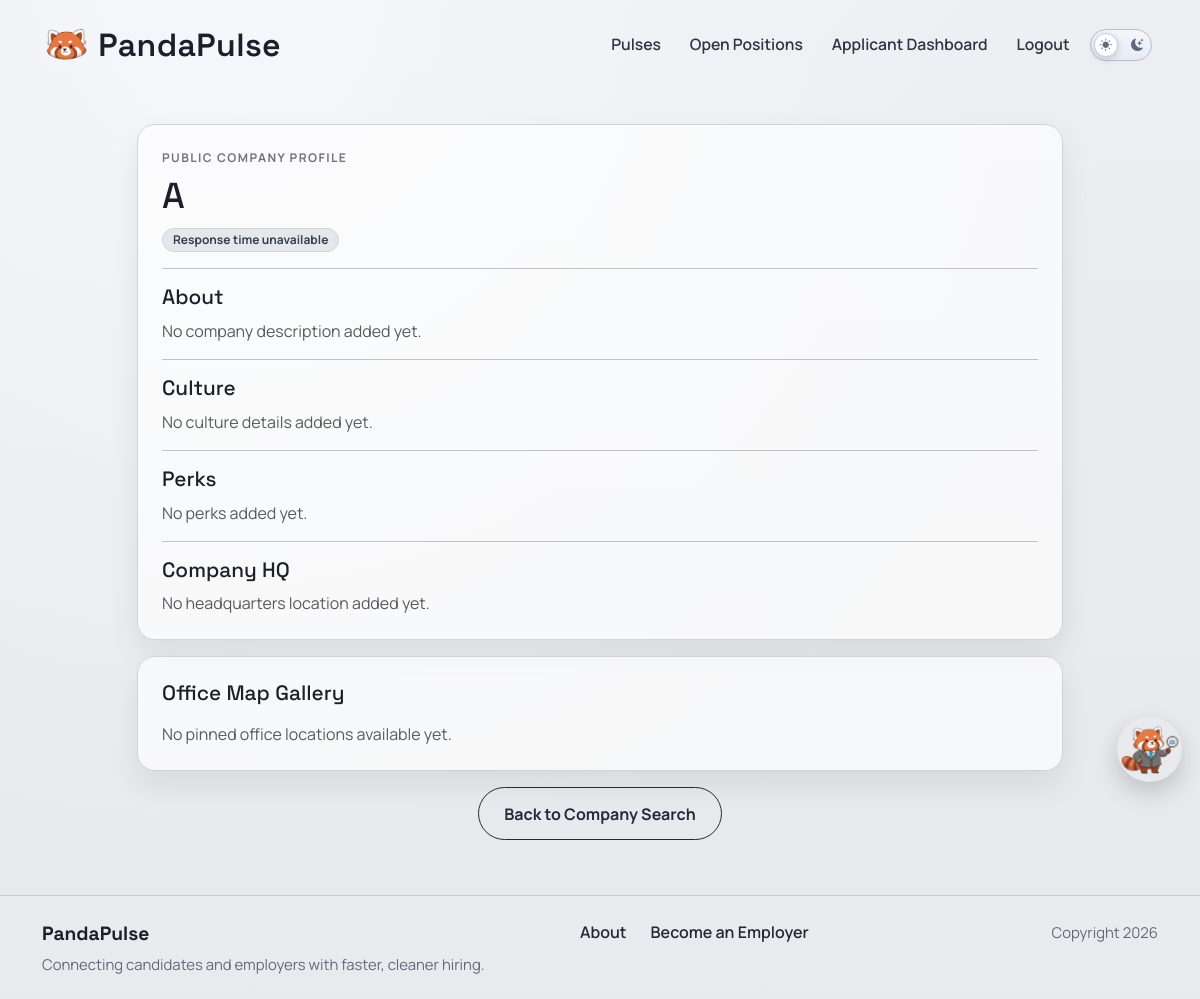
The page /accounts/company/JJ/ (signed in) on the database as committed earlier.
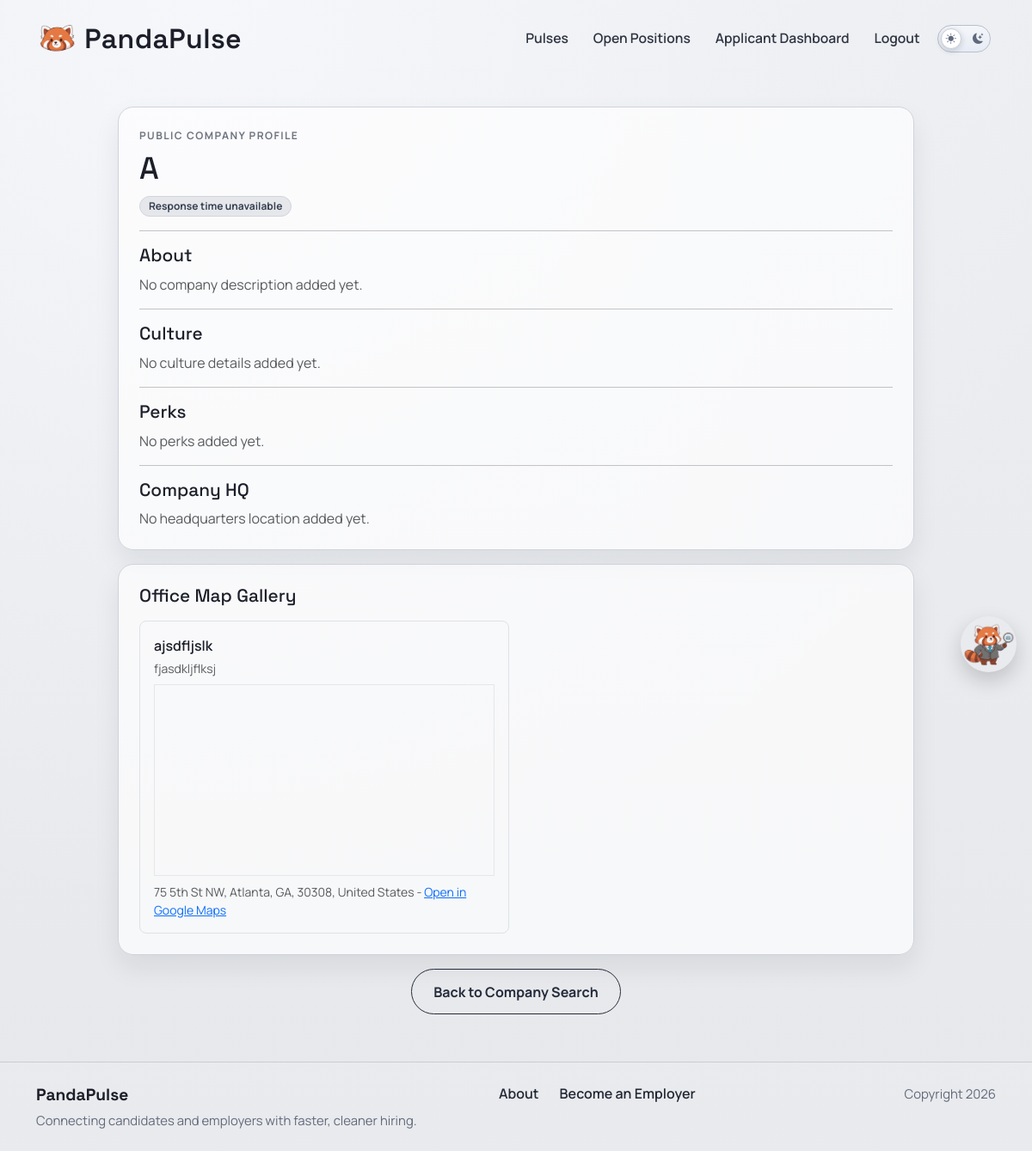
The same page on the database as committed later.
### jobposts/models.py (models this page shows, shortened)
class JobPost(models.Model):
    COMPANY_SIZE_CHOICES = [
        ("small", "Small (1-50)"),
        ("mid_size", "Mid-size (51-500)"),
        ("large", "Large (501-5,000)"),
        ("fortune_500", "Fortune 500"),
        ("startup", "Startup"),
        ("enterprise", "Enterprise"),
        ("other", "Other"),
    ]
    owner = models.ForeignKey(
        settings.AUTH_USER_MODEL,
        on_delete=models.CASCADE,
        related_name='job_posts',
        null=True,
        blank=True,
    )
    title = models.CharField(max_length=200)
    company = models.CharField(max_length=150)
    location = models.CharField(max_length=150)
    pay_range = models.CharField(max_length=100)
    skills = models.CharField(max_length=300, blank=True)
    salary_min = models.IntegerField(null=True, blank=True)
    salary_max = models.IntegerField(null=True, blank=True)
    WORK_SETTING_CHOICES = [
        ("remote", "Remote"),
        ("onsite", "On-site"),
        ("hybrid", "Hybrid"),
    ]
    work_setting = models.CharField(max_length=20, choices=WORK_SETTING_CHOICES, default="onsite")
    company_size = models.CharField(max_length=20, choices=COMPANY_SIZE_CHOICES, default="other")
    visa_sponsorship = models.BooleanField(default=False)
    description = models.TextField()
    created_at = models.DateTimeField(auto_now_add=True)

### map/models.py (models this page shows, shortened)
class OfficeLocation(models.Model):
    job_post = models.OneToOneField(
        'jobposts.JobPost',
        on_delete=models.CASCADE,
        related_name='office_location',
    )
    address_line_1 = models.CharField(max_length=255, blank=True)
    address_line_2 = models.CharField(max_length=255, blank=True)
    city = models.CharField(max_length=100, blank=True)
    state = models.CharField(max_length=100, blank=True)
    postal_code = models.CharField(max_length=20, blank=True)
    country = models.CharField(max_length=100, blank=True, default='United States')
    latitude = models.DecimalField(
        max_digits=9,
        decimal_places=6,
        validators=[
            MinValueValidator(Decimal('-90')),
            MaxValueValidator(Decimal('90')),
        ],
    )
    longitude = models.DecimalField(
        max_digits=9,
        decimal_places=6,
        validators=[
            MinValueValidator(Decimal('-180')),
            MaxValueValidator(Decimal('180')),
        ],
    )
    class Meta:
        ordering = ['job_post_id']
    @property
    def full_address(self):
        parts = [
            self.address_line_1,
            self.address_line_2,
            self.city,
            self.state,
            self.postal_code,
            self.country,
        ]
        return ', '.join([part for part in parts if part])
    @property
    def osm_embed_url(self):
        lat = float(self.latitude)
        lon = float(self.longitude)
        return f'https://maps.google.com/maps?q={lat},{lon}&z=15&output=embed'
    @property
    def osm_link_url(self):
        lat = float(self.latitude)
        lon = float(self.longitude)
        return f'https://www.google.com/maps/search/?api=1&query={lat},{lon}'

### accounts/views.py (the view)
# urls.py: path("company/<str:username>/", views.company_profile, name="accounts.company_profile"),
@login_required
def company_profile(request, username):
    User = get_user_model()
    company_user = get_object_or_404(User, username=username)
    profile, _ = Profile.objects.get_or_create(user=company_user)
    is_owner = request.user == company_user
    if profile.account_type != Profile.AccountType.EMPLOYER:
        raise Http404("Company profile not available.")
    if not is_owner and not _is_applicant(request.user):
        return HttpResponseForbidden("Only applicants can view company profiles.")
    office_jobs = (
        JobPost.objects.filter(owner=company_user, office_location__isnull=False)
        .select_related("office_location")
        .order_by("-created_at")
    )
    perks = [perk.strip() for perk in (profile.company_perks or "").splitlines() if perk.strip()]
    response_sla = _build_response_sla_by_employer_ids([company_user.id]).get(company_user.id)
    return render(
        request,
        "accounts/company_profile.html",
        {
            "template_data": {
                "title": f"{profile.company_name or company_user.username} Company Profile",
                "company_user": company_user,
                "profile": profile,
                "is_owner": is_owner,
                "perks": perks,
                "office_jobs": office_jobs,
                "response_sla": response_sla,
            }
        },
    )

### accounts/context_processors.py (called while the page is built)
def can_post_job(request):
    if not request.user.is_authenticated:
        return {"can_post_job": False}
    is_employer = Profile.objects.filter(
        user=request.user,
        account_type=Profile.AccountType.EMPLOYER,
    ).exists()
    return {"can_post_job": is_employer}

### accounts/views.py (called while the page is built)
def _is_applicant(user):
    return Profile.objects.filter(
        user=user,
        account_type=Profile.AccountType.APPLICANT,
    ).exists()

def _build_response_sla(avg_hours):
    if avg_hours is None:
        return {
            "label": "Response time unavailable",
            "css_class": "is-neutral",
            "hours": None,
        }
    return {
        "label": f"Responds in {_format_response_time_window(avg_hours)}",
        "css_class": f"is-{_response_sla_tone(avg_hours)}",
        "hours": round(avg_hours, 1),
    }

### accounts/templates/accounts/company_profile.html (shortened to what this page needs)
{% extends 'base.html' %}
{% block content %}
<section class="page-shell">
  <div class="container">
    <div class="row justify-content-center">
      <div class="col-lg-10">
        <div class="surface-card">
          <div class="d-flex justify-content-between align-items-start gap-3 flex-wrap">
            <div>
              <p class="page-kicker mb-2">Public company profile</p>
              <h1 class="page-title page-title-sm mb-1">
                {{ template_data.profile.company_name|default:template_data.company_user.username }}
              </h1>
              {% if template_data.response_sla %}
                <div class="mt-2">
                  <span class="sla-badge {{ template_data.response_sla.css_class }}">
                    {{ template_data.response_sla.label }}
                  </span>
                </div>
              {% endif %}
            </div>
          </div>
          <hr>
          <h5 class="surface-title">About</h5>
          {% if template_data.profile.company_description %}
            <p style="white-space:pre-wrap;">{{ template_data.profile.company_description }}</p>
          {% else %}
            <p class="text-muted">No company description added yet.</p>
          {% endif %}
          <hr>
          <h5 class="surface-title">Culture</h5>
          {% if template_data.profile.company_culture %}
            <p style="white-space:pre-wrap;">{{ template_data.profile.company_culture }}</p>
          {% else %}
            <p class="text-muted">No culture details added yet.</p>
          {% endif %}
          <hr>
          <h5 class="surface-title">Perks</h5>
          {% if template_data.perks %}
            <ul class="mb-0">
              {% for perk in template_data.perks %}
                <li>{{ perk }}</li>
              {% endfor %}
            </ul>
          {% else %}
            <p class="text-muted">No perks added yet.</p>
          {% endif %}
          <hr>
          <h5 class="surface-title">Company HQ</h5>
          {% if template_data.profile.city and template_data.profile.state %}
            <p class="mb-0">{{ template_data.profile.city }}, {{ template_data.profile.state }}</p>
          {% else %}
            <p class="text-muted mb-0">No headquarters location added yet.</p>
          {% endif %}
        </div>
        <div class="surface-card mt-3">
          <h5 class="surface-title mb-3">Office Map Gallery</h5>
          {% if template_data.office_jobs %}
            <div class="row g-3">
              {% for job in template_data.office_jobs %}
                <div class="col-md-6">
                  <div class="border rounded-3 p-3 h-100">
                    <div class="fw-semibold mb-1">{{ job.title }}</div>
                    <div class="small text-muted mb-2">{{ job.location }}</div>
                    <div class="ratio ratio-16x9 mb-2">
                      <iframe title="Office map for {{ job.title }}" src="{{ job.office_location.osm_embed_url }}" style="border:1px solid #e5e7eb;" loading="lazy"></iframe>
                    </div>
                    <div class="small text-muted">
                      {% if job.office_location.full_address %}{{ job.office_location.full_address }} - {% endif %}
                      <a href="{{ job.office_location.osm_link_url }}" target="_blank" rel="noopener noreferrer">Open in Google Maps</a>
                    </div>
                  </div>
                </div>
              {% endfor %}
            </div>
          {% else %}
            <p class="text-muted mb-0">No pinned office locations available yet.</p>
          {% endif %}
        </div>
        <div class="text-center mt-3">
          {% if template_data.is_owner %}
            <a class="secondary-btn" href="{% url 'jobposts.dashboard' %}">Back to Dashboard</a>
          {% else %}
            <a class="secondary-btn" href="{% url 'accounts.company_search' %}">Back to Company Search</a>
          {% endif %}
        </div>
      </div>
    </div>
  </div>
</section>
{% endblock content %}

Rows that differ between the two databases and show on the page:
added JobPost: title "ajsdfljslk", location "fjasdkljflksj", office_location.full_address "75 5th St NW, Atlanta, GA, 30308, United States"
Other text that changed with them:
text no longer shown: "No pinned office locations available yet."
